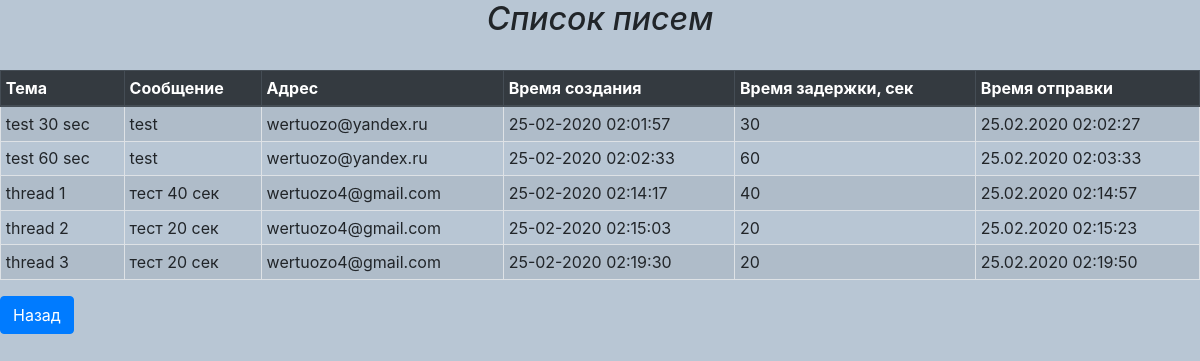
The page /mail_list/ on the database its author committed.
### mail/models.py (models this page shows, shortened)
class Mail(models.Model):
	topic = models.CharField(max_length=254)
	email = models.EmailField(max_length=254)
	message = models.TextField()
	date = models.DateTimeField(auto_now_add=True)
	delay = models.SmallIntegerField()
	@property
	def date_delay(self):
		return self.date + timedelta(seconds=self.delay)
	@property
	def send(self):
		if self.date_delay < datetime.now(timezone.utc):
			date = self.date_delay
			return date.strftime('%d.%m.%Y %H:%M:%S')
		else:
			return 'Отправляется'

### mail/views.py (the view)
# urls.py: path('mail_list/', MailList.as_view(), name='mail_list'),
class MailList(ListView):
	model = Mail
	mail = Mail.objects.all()
	template_name = 'mail_list.html'

### mail/templates/mail_list.html (shortened to what this page needs)
<!DOCTYPE html>
{% load static %}
<html lang="en">
<head>
    <link rel="stylesheet" href='{% static "bootstrap/bootstrap.min.css" %}'/>
</head>
<body style="background: rgb(184, 198, 212);">
    <div class="container-fluid">
        <div class="row">
          <div class="col-12 text-center">
            <h2 class="font-italic">Список писем</h2>
          </div>
        </div>
        <br>
        <div class="row">
        <table class="table table-striped table-sm table-bordered">
        <thead class="thead-dark">
            <tr>
                <th scope="col">Тема</th>
                <th scope="col">Сообщение</th>
                <th scope="col">Адрес</th>
                <th scope="col">Время создания</th>
                <th scope="col">Время задержки, сек</th>
                <th scope="col">Время отправки</th>
            </tr>
        </thead>
        <tbody>
        {% for mail in object_list %}
        <tr>
            <td>{{ mail.topic }}</td>
            <td>{{ mail.message }}</td>
            <td>{{ mail.email }}</td>
            <td>{{ mail.date|date:'d-m-Y H:i:s' }}</td>
            <td>{{ mail.delay }}</td>
            <td>{{ mail.send }}</td>
        </tr>
        {% endfor %}
        </tbody>
    </table>
    <a class="btn btn-primary" href="{% url 'mail:mail_create' %}" role="button">Назад</a>
    </div>
</body>
</html>

### rows shown on the page
Mail: topic "test 30 sec", message "test", email "wertuozo@yandex.ru", date "25-02-2020 02:01:57", delay "30", send "25.02.2020 02:02:27"
Mail: topic "test 60 sec", message "test", email "wertuozo@yandex.ru", date "25-02-2020 02:02:33", delay "60", send "25.02.2020 02:03:33"
Mail: topic "thread 1", message "тест 40 сек", email "wertuozo4@gmail.com", date "25-02-2020 02:14:17", delay "40", send "25.02.2020 02:14:57"
Mail: topic "thread 2", message "тест 20 сек", email "wertuozo4@gmail.com", date "25-02-2020 02:15:03", delay "20", send "25.02.2020 02:15:23"
Mail: topic "thread 3", message "тест 20 сек", email "wertuozo4@gmail.com", date "25-02-2020 02:19:30", delay "20", send "25.02.2020 02:19:50"
